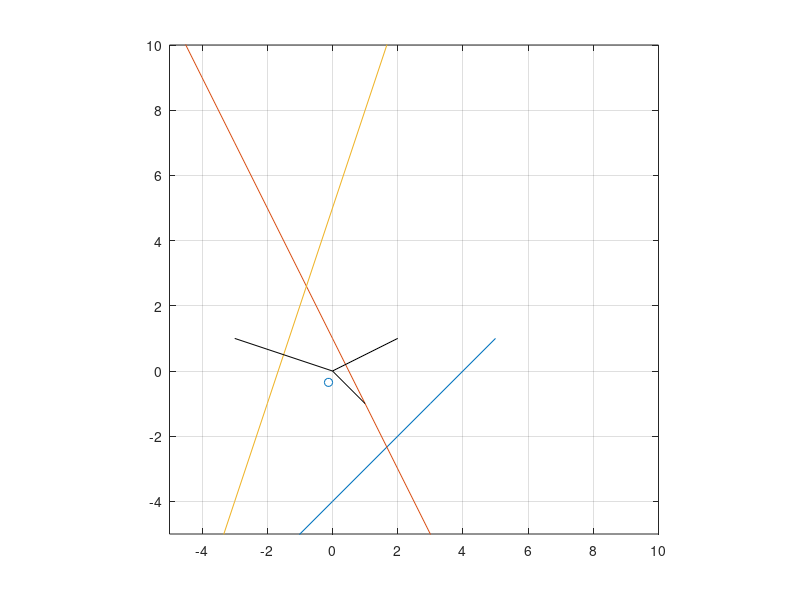

Write MATLAB code to recreate this figure.
clear all
clc
close all
 
% L = [1 3 6 4 3; 2 -1 4 -1 -10; 5 10 -4 20 -11];
%  L = [1 3 6 ; 2 -1 4 ; 5 10 -20];
% L = randi([-20, 20], 3, 5);

%  L = [-1 0 0; 0 1 -1; 0 -1 0];
L = [-1 2 3; 1 1 -1; 4 -1 5];
[r,n] = size(L);
% 
x = -5 : 5;

a = L(1,:);
b = L(2,:);
c = L(3,:);

%plot lines
for l = 1:n
    y = - (a(1,l) * x + c(1,l)) / b(1,l);
    plot(x,y);axis equal;
    axis([-5 10 -5 10]);
    hold on
end

dn = L(3,:);        %ci
un = sqrt(sum(L(1:2,:) .^ 2));  %sqrt(ai^2 + bi^2) 
di = abs(dn ./ un);

ni = L(1:2,:);

% for nd = 1: n
%     if L(3,nd) * L(2,nd) > 0
%         ni(:,nd) = ni(:,nd) * -1;
%     end
% end

for k = 1: n
    if L(3,k) > 0
        ni(:,k) = ni(:,k) * -1;
    end
end

for nl = 1:n
    plot([0 ni(1,nl)], [0 ni(2,nl)], 'k');
    axis equal; grid on;
end

A = ni * ni';      % 2 x 2 matrix
part1 = inv(A);       % A inverse

M = zeros(2,n);
for k = 1:n
    M(:,k) = di(1,k) * ni(:,k); 
end
part2 = sum(M,2);
    % sum of d and normal (2 x 1)
x = part1 * part2;

scatter(x(1,1),x(2,1));
